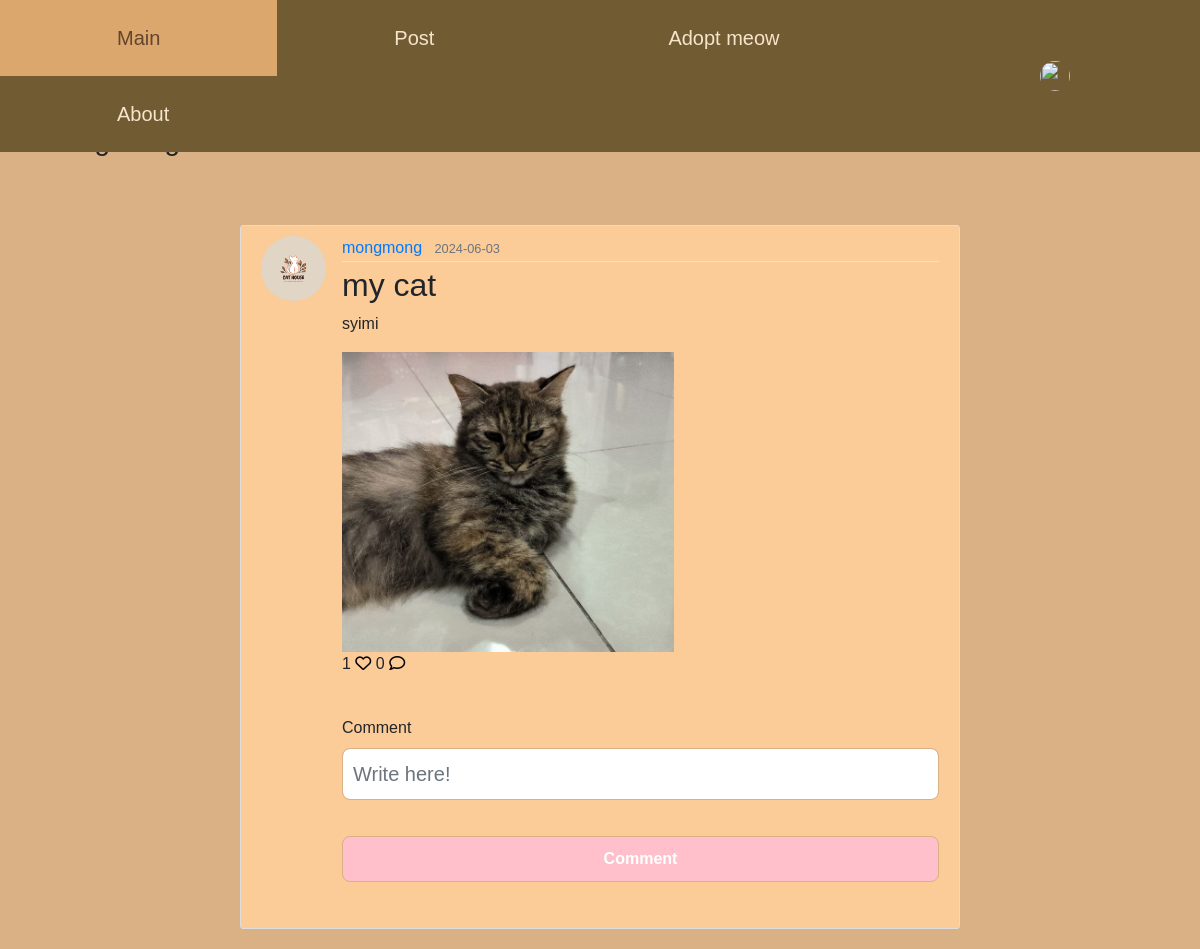
Page /3 on the committed database.
### home/models.py (models this page shows, shortened)
class User(db.Model, UserMixin):
    id = db.Column(db.Integer, primary_key=True)
    fullname = db.Column(db.String(120), unique=True, nullable=False)
    email = db.Column(db.String(20), unique=True, nullable=False)
    username = db.Column(db.String(120), unique=True, nullable=False)
    password1 = db.Column(db.String(255), nullable=False)
    password2 = db.Column(db.String(255), nullable=False)
    state = db.Column(db.String(120), nullable=False)
    phonenumber = db.Column(db.String(20), unique=True, nullable=False)
    profile_pic = db.Column(db.String(255), nullable=True)
    posts = db.relationship('Post', backref='author', lazy=True)
    comments = db.relationship('Comment', backref='author', lazy=True)
    likes = db.relationship('Like', backref='author', lazy=True)
    cats = db.relationship('Cat', backref='owner', lazy=True)

class Post(db.Model):
    id = db.Column(db.Integer, primary_key = True)
    title = db.Column(db.String(255), nullable =False)
    content = db.Column(db.Text, nullable=False)
    date = db.Column(db.DateTime(timezone=True), nullable=False, default=func.now())
    user_id = db.Column(db.Integer, db.ForeignKey('user.id'), nullable=False)
    file = db.Column(db.String(255), nullable=True)
    comments = db.relationship('Comment', backref='post', lazy=True)
    likes = db.relationship('Like', backref='post', lazy=True)

### home/views.py (the view)
@views.route('/<int:post_id>')
def post(post_id):
    profile_pic= None
    if current_user.is_authenticated and current_user.profile_pic is not None:
        profile_pic = url_for('static', filename='profile_pics/' + current_user.profile_pic)
    form = CommentForm()
    post = Post.query.get_or_404(post_id)
    comments = Comment.query.all()
    return render_template('post.html', title=post.title, post=post, form=form, comments=comments, profile_pic=profile_pic)

### home/forms.py
class CommentForm(FlaskForm):
    text = StringField('Comment', validators=[DataRequired()])
    submit = SubmitField('Comment')

### home/templates/post.html (shortened to what this page needs)
<!DOCTYPE html>
<html>
<head>
    <link rel="stylesheet" href="https://maxcdn.bootstrapcdn.com/bootstrap/4.0.0/css/bootstrap.min.css">
    <link rel='stylesheet' type='text/css' media='screen' href="{{url_for('static',filename='main.css')}}">
    <div class="navigation">
        <div class="topnav">
          <a class="active" href="/mainpage">Main</a>
          <a href="/createpost">Post</a>
          <a href="/adoptmeow">Adopt meow</a>
          <a href="/donation">About</a>
        </div>
        <div class="dropdown">
          <button class="dropbtn">
            <img src="{{ profile_pic }}" class="profilepic">
          </button>
        </div>
    </div>
</head>
<body>
    <br />
    <div class="main">
        <ul>
            <h3>{{ post.author.username }}'s Post</h3>
        </ul>
        <div class="row">
            <div class="col-md-8">
            </div>
        </div>
        <article class="media content-section">
            <img class="rounded-circle article-img" src="{{ url_for('static', filename='profile_pics/' + post.author.profile_pic) }}">
            <div class="media-body">
                <div class="article-metadata">
                    <a class="mr-2" href="#">{{ post.author.username }}</a>
                    <small class="text-muted">{{ post.date.strftime('%Y-%m-%d') }}</small>
                </div>
                <h2><a class="article-title">{{ post.title }}</a></h2>
                <p class="article-content">{{ post.content }}</p>
                <div class="post-image">
                {% if post.file %}
                    <img src="{{ post.file }}" alt="uploaded image">
                {% endif %}
                </div>
                <div>
                    {{ post.likes|length }}
                    {% if current_user in post.likes|map(attribute="author")|list %}
                    <a href="/like-post/{{post.id}}"><i class="fa-solid fa-heart" style="color: #ff330f;"></i></a>
                    {% else %}
                    <a href="/like-post/{{post.id}}"><i class="fa-regular fa-heart" style="color: #000000;"></i></a>
                    {% endif %}
                    <span />
                    {{ post.comments|length }}
                    <a href="/{{post.id}}"><i class="fa-regular fa-comment" style="color: #000000;"></i></a>
                </div>
                <div class="text-body">
                    <div class="" id="comments-{{post.id}}">
                        <div class="card-body" id="comments-expanded-{{post.id}}">
                        </div>
                    </div>
                </div>
                <form method="POST" action="/create-comment/{{post.id}}">
                    <fieldset class="form-group">
                        <div class="form-group">
                            {{ form.text.label(class="form-control-label") }}
                            {% if form.text.errors %}
                                {{ form.text(class="form-control form-control-lg is-invalid") }}
                                <div class="invalid-feedback">
                                    {% for error in form.text.errors %}
                                        <span>{{ error }}</span>
                                    {% endfor %}
                                </div>
                            {% else %}
                                {{ form.text(class="form-control form-control-lg", placeholder="Write here!") }}
                            {% endif %}
                        </div>
                    </fieldset>
                    <div class="form-group">
                        {{ form.submit(class="btn btn-outline-info") }}
                    </div>
                </form>
            </div>
        </article>
    </div>
</body>
</html>

### home/static/main.css (style rules this page uses)
body { margin: 0; padding: 0; overflow-x: hidden; background-color: #ffdc9c; margin-top: 100px; font-family: Arial, Helvetica, sans-serif; }
.row { text-align: center; margin-right: 0px; margin-left: 350px; }
.content-section { background: #fbcb98; padding: 10px 20px; border: 1px solid #dddddd; border-radius: 3px; margin-top: 50px; margin-bottom: 20px; margin-left: 20%; margin-right: 20%; }
.article-title { color: #444444; }
.article-content { white-space: pre-line; }
.article-img { height: 65px; width: 65px; margin-right: 16px; }
.article-metadata { padding-bottom: 1px; margin-bottom: 4px; border-bottom: 1px solid #e3e3e3 }
.navigation { display: flex; justify-content: space-between; align-items: center; padding: 0px; position: fixed; top: 0px; margin: 0px; background-color: #705b33; }
.topnav { overflow: hidden; background-color: #705b33; width: 100%; top: 0; margin: 0; padding: 0; }
.topnav a { float: left; color: #f6e5cb; display: block; text-align: center; padding: 23px 117px; text-decoration: none; font-size: 20px; }
.topnav a:hover, a.active { background-color: #dba76d; color: #62442f; }
.topnav::after { content: ""; display: table; clear: both; }
.dropdown { position: relative; display: inline-block; background-color: #705b33; }
.dropbtn { display: inline-block; background-color: #705b33; color: pink; padding: 10px 122px; font-size: 18px; border: none; cursor: pointer; text-decoration: none; }
.post-image img { max-width: 500px; max-height: 300px; }
input[type="text"], input[type="email"], input[type="file"], input[type="submit"], select { width: 100%; padding: 10px; margin-bottom: 20px; border-radius: 8px; border: 1px solid #dab185; box-sizing: border-box; }
input[type="submit"] { background-color: #FFC0CB; color: #ffffff; font-weight: bold; cursor: pointer; }
body, .userpage_container { background-color: #dab185; }
.profilepic { width: 30px; height: 30px; border-radius: 50%; margin-right: 8px; }

### rows in the picture
User: profile_pic (picture), author.username "mongmong"
Post: date "2024-06-03", title "my cat", content "syimi", file (picture)

### other values in the picture
{{ post.likes|length }} "1"
{{ post.comments|length }} "0"
